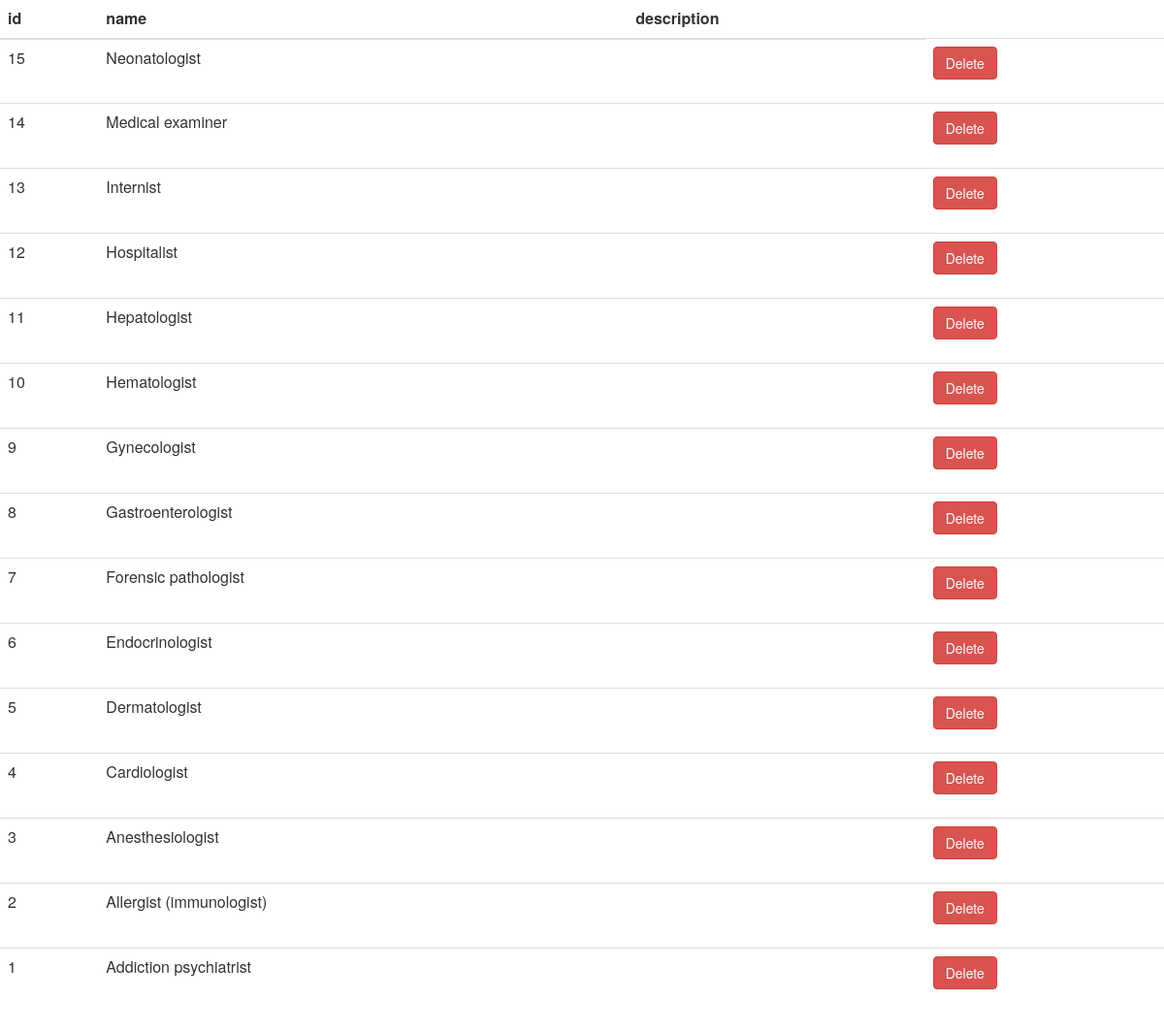
/clinic/Speciality/view_specialities.php, run on the app's committed database.
### tables this page shows
CREATE TABLE `speciality` (
  `id` int(11) NOT NULL,
  `name` varchar(200) DEFAULT NULL,
  `description` varchar(200) DEFAULT NULL
);

### clinic/Speciality/view_specialities.php (the view, shortened to what this page needs)
<link rel="stylesheet" href="https://maxcdn.bootstrapcdn.com/bootstrap/3.3.7/css/bootstrap.min.css">
<?php
$conn = Connect();
$table = "";
if ($result = $conn->query('SELECT * FROM speciality order by id desc;')) {
    $fieldsInfo = $result->fetch_fields();
    $table .= "<table class='table table-inverse' style='width: 100%;'>";
	$table .= "<thead>";
		$table .= "<tr>";
		foreach($fieldsInfo as $fieldInfo)
			$table .= "<th scope='row'>{$fieldInfo->name}</th>";
		$table .= "</tr>";
	$table .= "</thead>";
	$table .= "<body>";
		while ($row = $result->fetch_assoc()) {
			$table .= "<tr>";
			foreach($row as $columnValue)
				$table .= "<td>$columnValue</td>";
			$table .= "<td>
			<form action='delete_speciality.php' method='post' >
				<input type='hidden' name='delete_speciality_id' value='$row[id]'>
				<button id='delete-speciality' type='submit' name='btn_delete' class='btn btn-danger'>Delete</button>
			</form>
			</td>";
			$table .= "</tr>";
		}
	$table .= "</tbody>";
    $table .= "</table>";
}
echo $table;
?>

### data on the page
speciality: id "15", name "Neonatologist"
speciality: id "14", name "Medical examiner"
speciality: id "13", name "Internist"
speciality: id "12", name "Hospitalist"
speciality: id "11", name "Hepatologist"
speciality: id "10", name "Hematologist"
speciality: id "9", name "Gynecologist"
speciality: id "8", name "Gastroenterologist"
speciality: id "7", name "Forensic pathologist"
speciality: id "6", name "Endocrinologist"
speciality: id "5", name "Dermatologist"
speciality: id "4", name "Cardiologist"
speciality: id "3", name "Anesthesiologist"
speciality: id "2", name "Allergist (immunologist)"
speciality: id "1", name "Addiction psychiatrist"

### other printed values
$fieldInfo->name "id"
$fieldInfo->name "name"
$fieldInfo->name "description"
